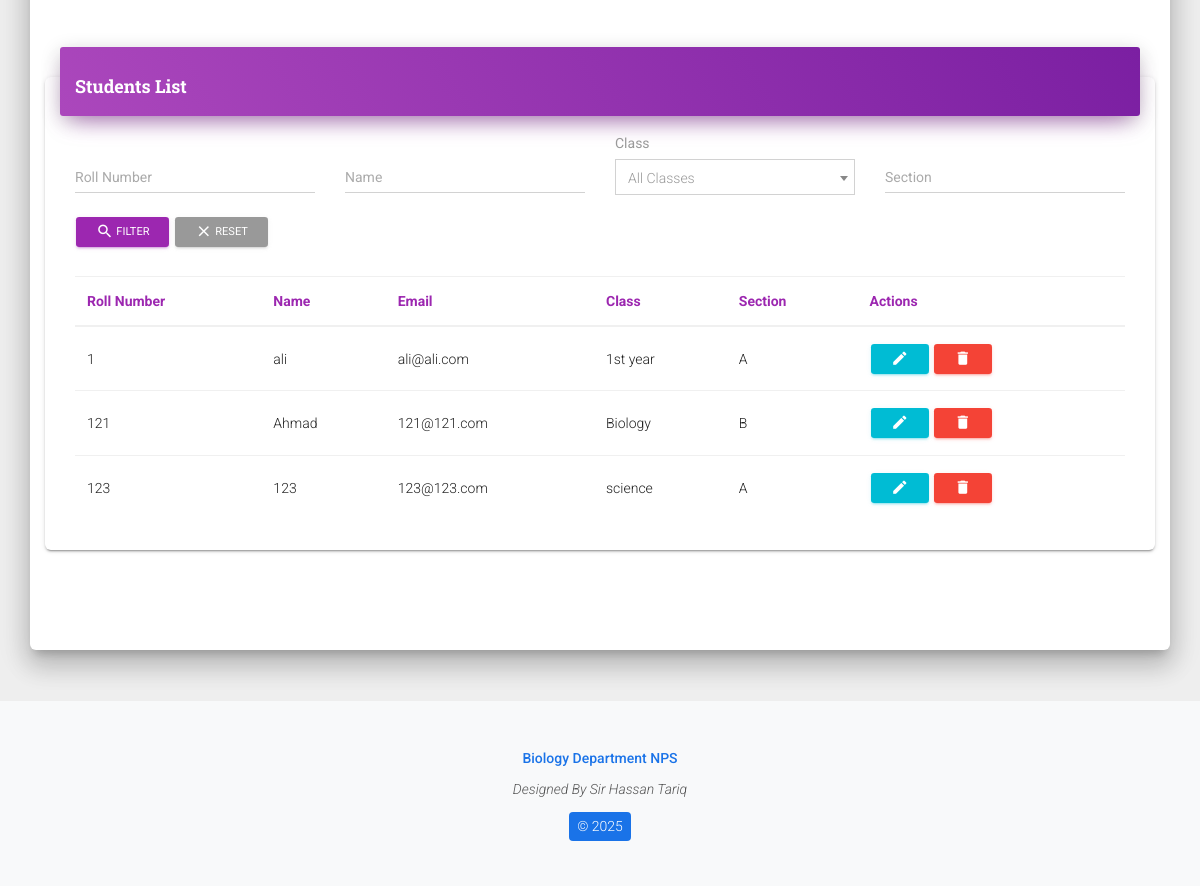
The page /code/manage_students.php (signed in, lower part) on the database as committed earlier.
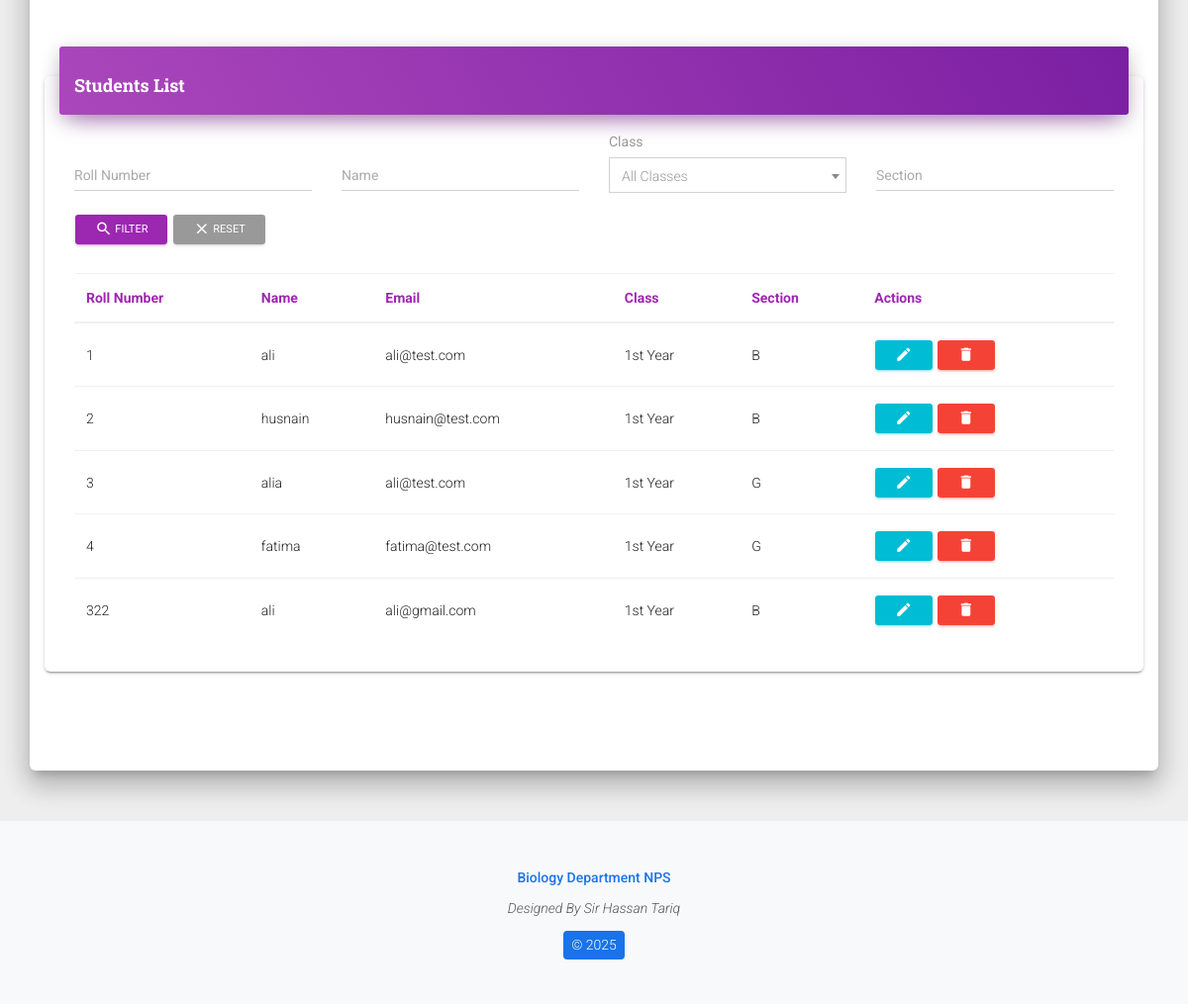
The same page on the database as committed later.
### tables this page shows
CREATE TABLE `studentinfo` (
  `name` varchar(30) NOT NULL,
  `rollnumber` int(11) NOT NULL,
  `department` varchar(20) NOT NULL,
  `program` varchar(20) NOT NULL,
  `password` varchar(20) NOT NULL,
  `email` varchar(50) NOT NULL,
  `section_id` int(11) DEFAULT NULL COMMENT 'Reference to class_sections table',
  `section` varchar(50) DEFAULT NULL COMMENT 'Student section'
);

### code/manage_students.php (the view, shortened to what the changed rows need)
<?php
include "database.php";
$students_html = "";
$recordsPerPage = 10;
$page = isset($_GET['page']) ? intval($_GET['page']) : 1;
$offset = ($page - 1) * $recordsPerPage;
$params = [];
$where_clause = '';
$fetch_students_sql = "SELECT s.*, c.class_id FROM studentinfo s
                       LEFT JOIN classes c ON s.department = c.class_name
                       $where_clause
                       ORDER BY s.rollnumber ASC
                       LIMIT ? OFFSET ?";
$stmt = $conn->prepare($fetch_students_sql);
if (!empty($params)) {
    $params[] = $recordsPerPage;
    $params[] = $offset;
    $types = str_repeat('s', count($params) - 2) . 'ii';
    $stmt->bind_param($types, ...$params);
} else {
    $stmt->bind_param('ii', $recordsPerPage, $offset);
}
$stmt->execute();
$students_result = $stmt->get_result();
if ($students_result && $students_result->num_rows > 0) {
    while ($student = $students_result->fetch_assoc()) {
        $students_html .= sprintf(
            '<tr>
                <td>%s</td>
                <td>%s</td>
                <td>%s</td>
                <td>%s</td>
                <td>%s</td>
                <td>
                    <button type="button" class="btn btn-info btn-sm" onclick="editStudent(%d, \'%s\', \'%s\', \'%s\', \'%s\')">
                        <i class="material-icons">edit</i>
                    </button>
                    <button type="button" class="btn btn-danger btn-sm" onclick="deleteStudent(%d)">
                        <i class="material-icons">delete</i>
                    </button>
                </td>
            </tr>',
            htmlspecialchars($student['rollnumber']),
            htmlspecialchars($student['name']),
            htmlspecialchars($student['email']),
            htmlspecialchars($student['department']),
            htmlspecialchars($student['section'] ?? ''),
            $student['rollnumber'],
            addslashes($student['name']),
            addslashes($student['email']),
            addslashes($student['class_id'] ?? ''),
            addslashes($student['section'] ?? ''),
            $student['rollnumber']
        );
    }
} else {
    $students_html = '<tr><td colspan="6" class="text-center">No students found matching your criteria.</td></tr>';
}
?>
<!DOCTYPE html>
<html lang="en">
<head>
    <link rel="stylesheet" href="https://cdnjs.cloudflare.com/ajax/libs/font-awesome/6.4.0/css/all.min.css">
    <link href="./assets/css/material-kit.css?v=2.0.4" rel="stylesheet" />
    <link href="https://cdnjs.cloudflare.com/ajax/libs/select2/4.0.13/css/select2.min.css" rel="stylesheet" />
</head>
<body class="landing-page sidebar-collapse">
    <div class="wrapper">
        <div class="main main-raised">
            <div class="container">
                <div class="section">
                    <div class="row">
                        <div class="col-md-12">
                            <div class="card">
                                <div class="card-body">
                                    <div class="table-responsive">
                                        <table class="table">
                                            <thead class="text-primary">
                                                <tr>
                                                    <th>Roll Number</th>
                                                    <th>Name</th>
                                                    <th>Email</th>
                                                    <th>Class</th>
                                                    <th>Section</th>
                                                    <th>Actions</th>
                                                </tr>
                                            </thead>
                                            <tbody>
                                                <?php echo $students_html; ?>
                                            </tbody>
                                        </table>
                                    </div>
                                </div>
                            </div>
                        </div>
                    </div>
                </div>
            </div>
        </div>
    </div>
</body>
</html>

Rows that differ between the two databases and show on the page:
removed studentinfo: rollnumber "121", name "Ahmad", email "121@121.com", department "Biology", section "B"
removed studentinfo: rollnumber "123", name "123", email "123@123.com", department "science", section "A"
changed studentinfo id 1: email "ali@ali.com" → "ali@test.com"; department "1st year" → "1st Year"; section "A" → "B"
added studentinfo: rollnumber "2", name "husnain", email "husnain@test.com", department "1st Year", section "B"
added studentinfo: rollnumber "3", name "alia", email "ali@test.com", department "1st Year", section "G"
added studentinfo: rollnumber "4", name "fatima", email "fatima@test.com", department "1st Year", section "G"
added studentinfo: rollnumber "322", name "ali", email "ali@gmail.com", department "1st Year", section "B"
